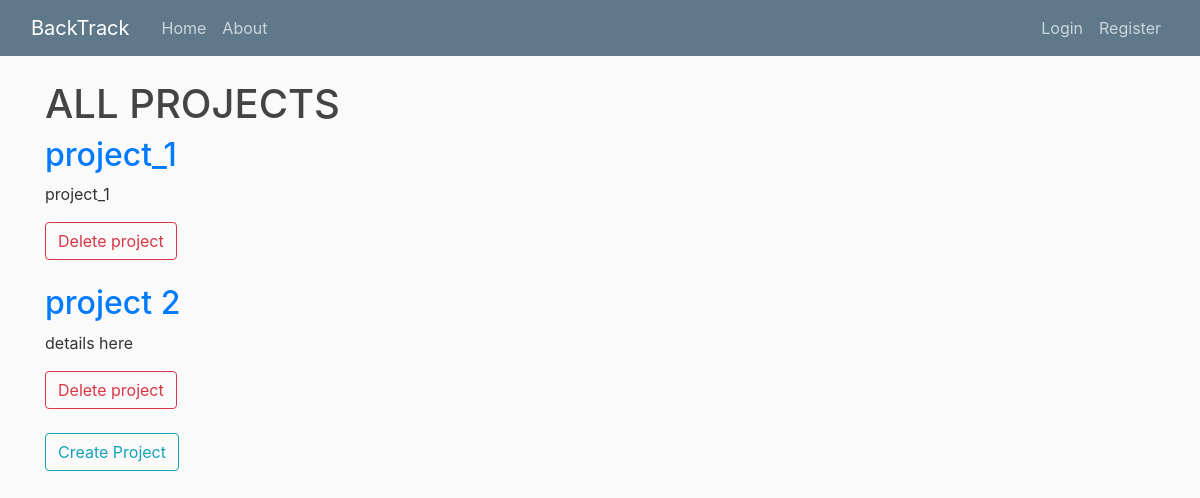
The app's page /, older data.
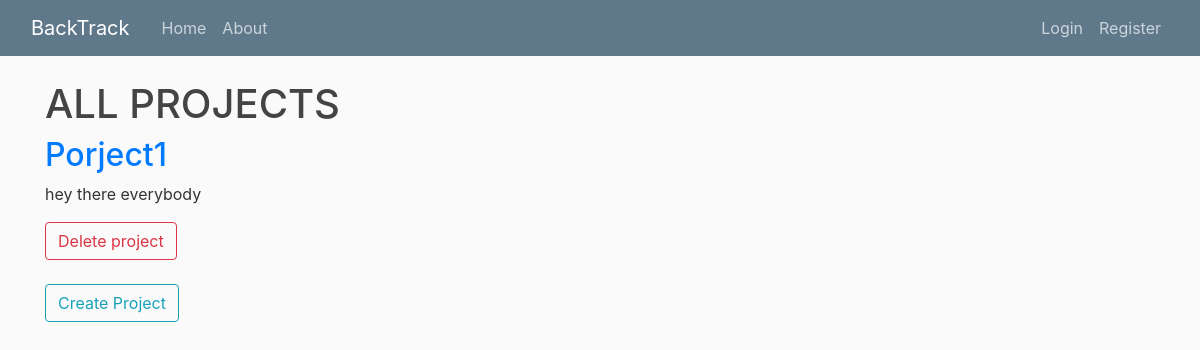
The same page, newer data.
### project/models.py (models this page shows, shortened)
class Project(models.Model):
	title = models.CharField(max_length=20, unique=True)
	details = models.TextField()
	slug = models.SlugField(unique=True, default="")
	duration = models.IntegerField("Sprint Duration(week)", default=2)

### project/views.py (the view)
# urls.py: path('', ProjectListView.as_view(), name='project-home'),
class ProjectListView(ListView):
	model = Project
	template_name = 'project/home.html'
	context_object_name = 'projects'

### templates/project/home.html
{% extends "base_noSidebar.html" %}
{% block content %}
<h1>ALL PROJECTS</h1>
{% for project in projects %}
	<h2><a href="{% url 'productBacklog-home' project.slug %}">{{ project.title }}</a></h2>
	<p align="justify">{{ project.details }}</p>
	<a class="btn btn-outline-danger" href="{% url 'project-delete' project.slug %}">Delete project</a>
	<br/>
	<br/>
{% endfor %}
<a class="btn btn-outline-info" href="{% url 'project-create' %}">Create Project</a>
{% endblock content %}

### templates/base_noSidebar.html (shortened to what this page needs)
{% load static %}
<!DOCTYPE html>
<html>
<head>
	<link rel="stylesheet" href="https://stackpath.bootstrapcdn.com/bootstrap/4.3.1/css/bootstrap.min.css">
    <link rel="stylesheet" type="text/css" href="{% static 'PBI/main.css' %}">
</head>
<body>
	<header class="site-header">
	  <nav class="navbar navbar-expand-md navbar-dark bg-steel fixed-top">
	    <div class="container-fluid">
	      <a class="navbar-brand mr-4" href="{% url 'project-home'%}">BackTrack</a>
	      <div class="collapse navbar-collapse" id="navbarToggle">
	        <div class="navbar-nav mr-auto">
	          <a class="nav-item nav-link" href="{% url 'project-home'%}">Home</a>
	          <a class="nav-item nav-link" href="#">About</a>
	        </div>
	        <div class="navbar-nav">
	           {% if user.is_authenticated%}
					<a class="nav-item nav-link" href="{% url 'profile'%}">Profile</a>
	          		<a class="nav-item nav-link" href="{% url 'logout'%}">Logout</a>
	          {% else %}
	          		<a class="nav-item nav-link" href="{% url 'login'%}">Login</a>
	          		<a class="nav-item nav-link" href="{% url 'register'%}">Register</a>
	          {% endif %}
	        </div>
	      </div>
	    </div>
	  </nav>
	</header>
	<main role="main" class="container">
	  <div class="row">
	    <div class="col-md-12">
	      {% block content %}{% endblock %}
	    </div>
	  </div>
	</main>
</body>
</html>

### productBacklog/static/PBI/main.css (style rules this page uses)
body { background: #fafafa; color: #333333; margin-top: 5rem; }
h1, h2, h3, h4, h5, h6 { color: #444444; }
.bg-steel { background-color: #5f788a; }
.site-header .navbar-nav .nav-link { color: #cbd5db; }

Row changes from the older to the newer data that the page shows:
removed Project: title "project_1", details "project_1"
removed Project: title "project 2", details "details here"
added Project: title "Porject1", details "hey there everybody"
